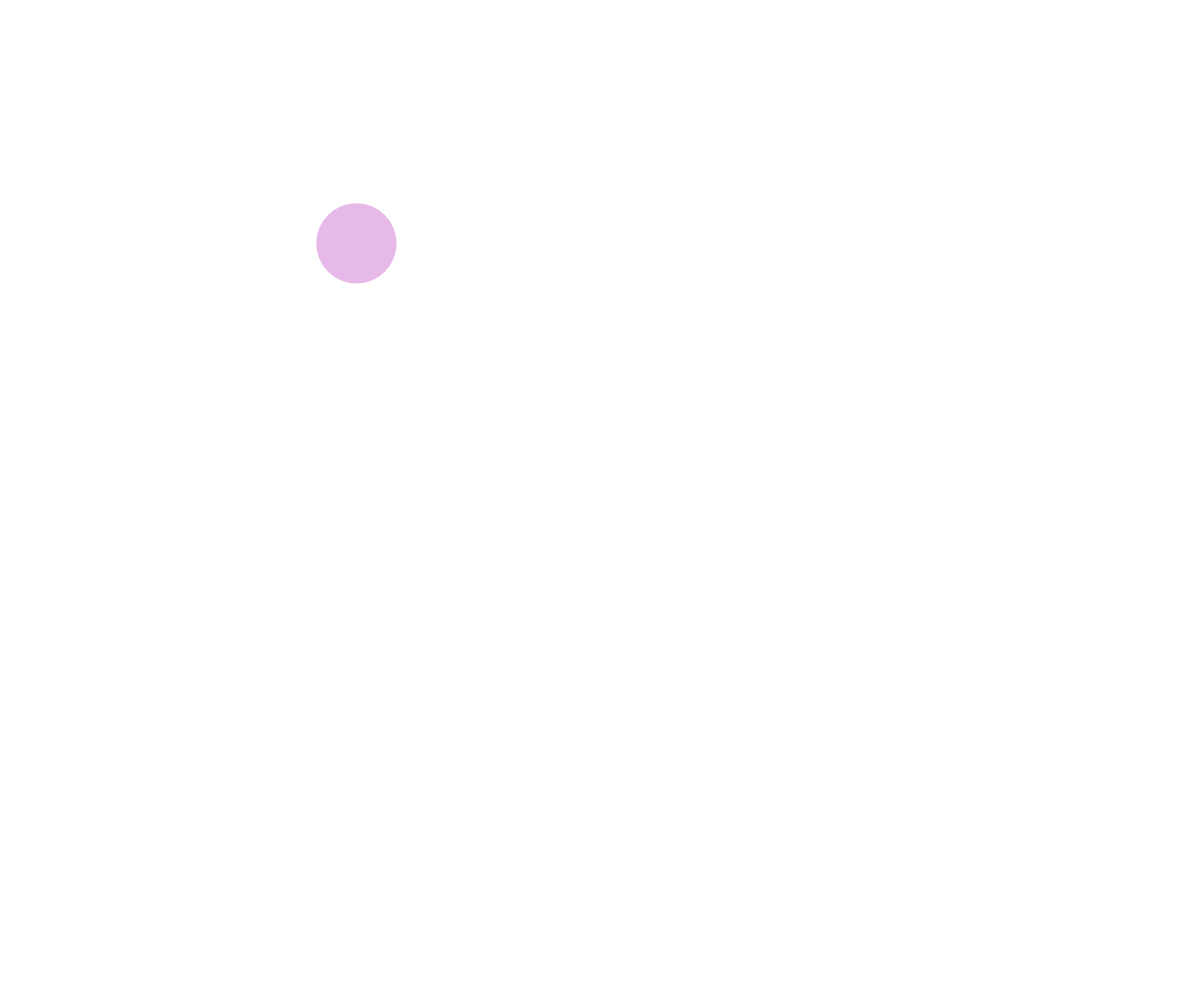
Frame 1 (no input)
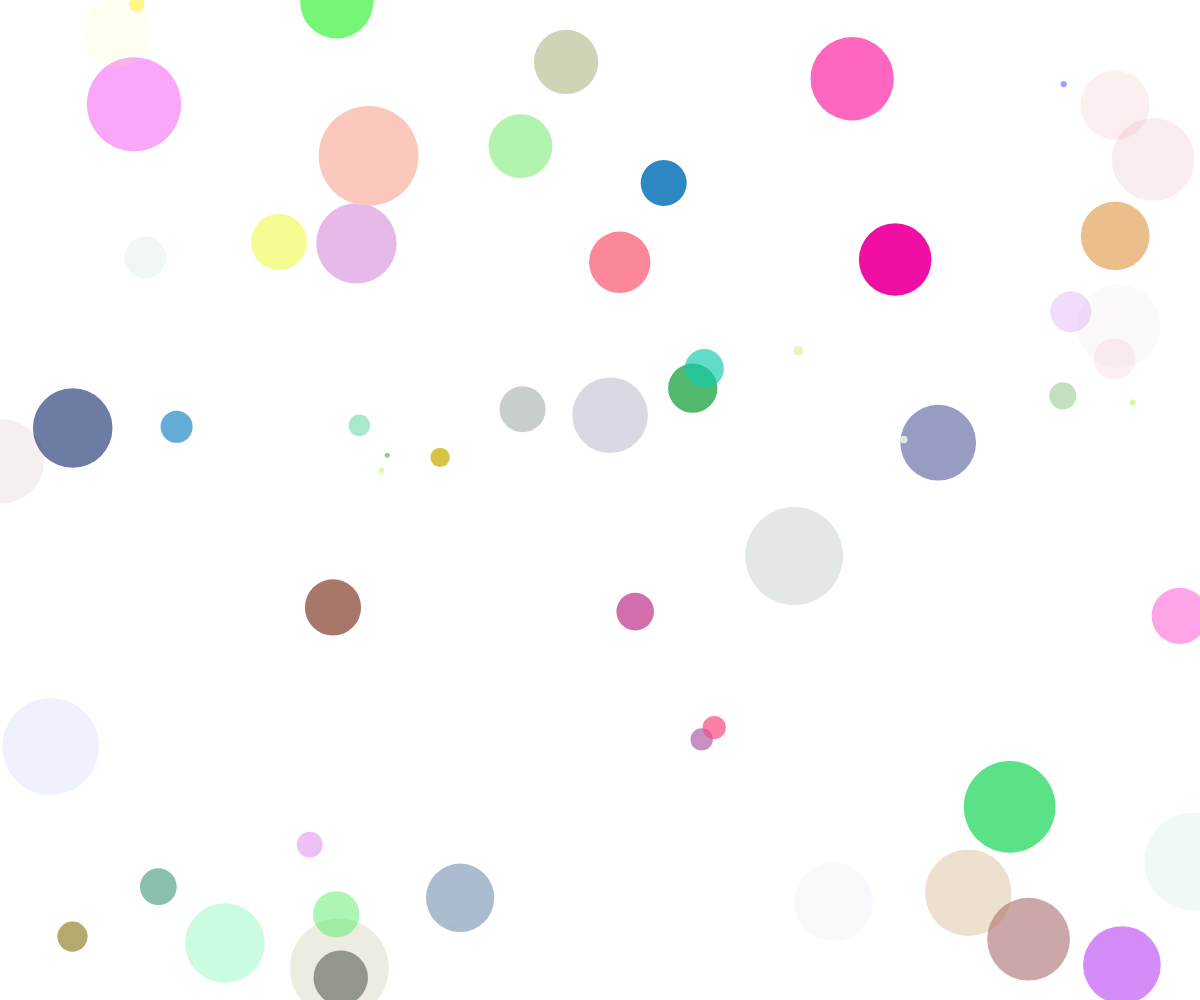
Frame 60 (no input)
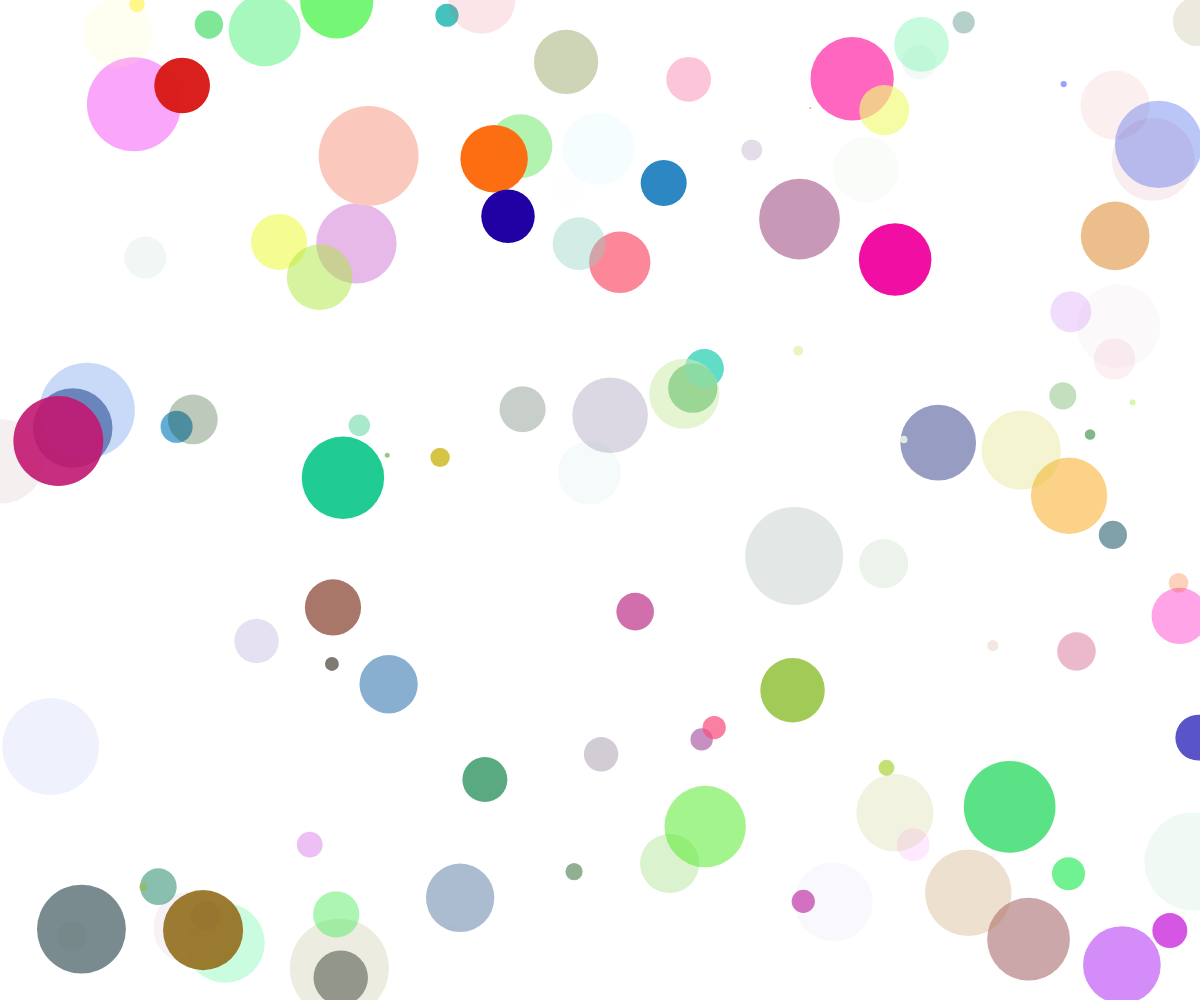
Frame 120 (the mouse pressed at the canvas centre since frame 60)

The p5.js sketch that drew these frames (run headless with seeded random() and noise() and a simulated clock; from frame 60 on, the mouse is pressed at the canvas centre):

// p5.js sketch
// ── sketch.js
// Learning Processing
// Daniel Shiffman

let r, g
let b
let a
let diam
let x
let y

function setup() {
  createCanvas(windowWidth, windowHeight)
  background(255)
}

function draw() {
  r = random(255)
  g = random(255)
  b = random(255)
  a = random(255)
  diam = random(100)
  x = random(width)
  y = random(height)

  noStroke()
  fill(r, g, b, a)
  ellipse(x, y, diam, diam)
}
